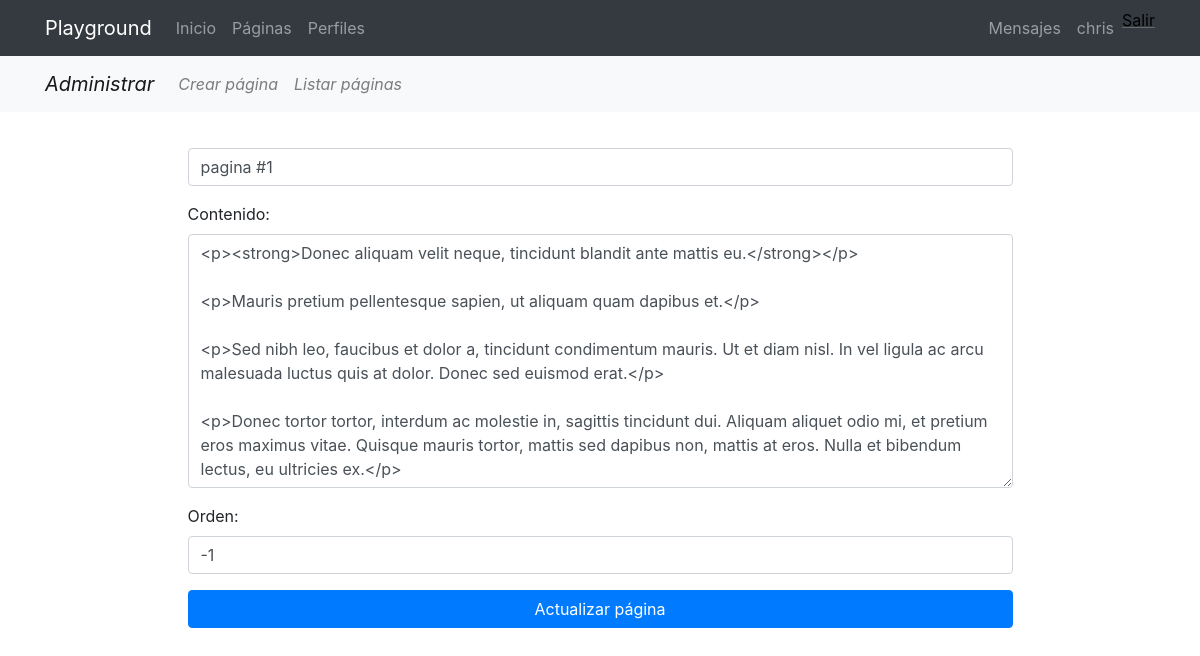
Screenshot of /pages/update/1 (signed in) with the database file from the repository.
### pages/models.py (models this page shows, shortened)
class Page(models.Model):
    title = models.CharField(verbose_name="Título", max_length=200)
    content = RichTextField(verbose_name="Contenido")
    order = models.SmallIntegerField(verbose_name="Orden", default=0)
    created = models.DateTimeField(auto_now_add=True, verbose_name="Fecha de creación")
    updated = models.DateTimeField(auto_now=True, verbose_name="Fecha de edición")
    class Meta:
        verbose_name = "página"
        verbose_name_plural = "páginas"
        ordering = ['order', 'title']

### pages/views.py (the view, shortened to what this page needs)
# urls.py: path('update/<int:pk>', PageUpdate.as_view(), name='update'),
@method_decorator(staff_member_required, name='dispatch')
class PageUpdate(StaffNecesarioMixin, UpdateView):
    model = Page
    form_class = PageForm
    template_name_suffix = "_update_form"

### pages/forms.py
class PageForm(forms.ModelForm):
    class Meta:
        model = Page
        fields = ['title', 'content', 'order']
        widgets = {
            'title': forms.TextInput(attrs={'class':'form-control', 'placeholder': 'Titulo'}),
            'content': forms.Textarea(attrs={'class':'form-control',}),
            'order': forms.NumberInput(attrs={'class':'form-control'}),
        }
        labels = {
            'title': '',
            'contenido': '',
        }

### pages/templates/pages/page_update_form.html (shortened to what this page needs)
{% extends 'core/base.html' %}
{% load static %}
{% block content %}
{% include 'pages/includes/_pages_menu.html'%}
<main role="main">
  <div class="container">
    <div class="row mt-3 mb-5">
      <div class="col-md-9 mx-auto">
        <div>
          <form action="" method="post">{% csrf_token %}
            <table>
              {{ form.as_p }}
            </table>
            <div class="text-center">
              <input type="submit" class="btn btn-primary btn-block" value="Actualizar página" />
            </div>
          </form>
        </div>
      </div>
    </div>
  </div>
</main>
{% endblock %}

### core/templates/core/base.html (shortened to what this page needs)
<!DOCTYPE html>
<html lang="es">
  <head>
    {% load static %}
    <link href="{% static 'core/vendor/bootstrap/css/bootstrap.min.css' %}" rel="stylesheet">
    <link href="{% static 'core/vendor/font-awesome/css/font-awesome.min.css' %}" rel="stylesheet" type="text/css">
    <link href="{% static 'core/css/main.css' %}" rel="stylesheet">
  </head>
  <body>
    <body>
      <nav class="navbar navbar-expand-lg navbar-dark bg-dark">
        <div class="container">
          <a class="navbar-brand" href="{% url 'home' %}">Playground</a>
          <div class="collapse navbar-collapse" id="ned">
            <ul class="navbar-nav mr-auto">
              <li class="nav-item">
                <a class="nav-link" href="{% url 'home' %}">Inicio</a>
              </li>
              <li class="nav-item">
                <a class="nav-link" href="{% url 'pages:pages' %}">Páginas</a>
              </li>
              <li class="nav-item">
                <a class="nav-link" href="{% url 'profiles:plist' %}">Perfiles</a>
              </li>
            </ul>
            <ul class="navbar-nav">
              {% if not request.user.is_authenticated %}
              <li class="nav-item">
                <a class="nav-link" href="{% url 'signup' %}">Registrarse</a>
              </li>
              <li class="nav-item">
                <a class="nav-link" href="{% url 'login' %}">Acceder</a>
              </li>
              {% else %}
              <li class="nav-item">
                <a class="nav-link" href="{% url 'messenger:hlist' %}">Mensajes</a>
              </li>
              <li class="nav-item">
                <a class="nav-link" href="{% url 'profile' %}">{{ request.user.username }}</a>
              </li>
              <li class="nav-item">
                <form id="logout-form" method="post" action="{% url 'logout' %}">
                  <button type="submit">Salir</button>
                </form>
              </li>
              {% endif %}
            </ul>
          </div>
        </div>
      </nav>
      {% block content %}{% endblock %}
  </body>
</html>

### core/static/core/css/main.css (style rules this page uses)
main { padding-top: 20px; }
:root { --jumbotron-padding-y: 3rem; }
#logout-form { display: inline; }
#logout-form button { background: none; border: none; cursor: pointer; padding: 0; text-decoration: underline; text-decoration-color: dimgrey; }

### rows the page displays
Page: title "pagina #1", content "<p><strong>Donec aliquam velit neque, tincidunt blandit ante mattis eu.</strong></p> <p>Mauris pretium pellentesque sapien, ut aliquam quam dapibus et.</p> <p>Sed nibh leo, faucibus et dolor a, tincidunt condimentum mauris. Ut et diam nisl. In vel ligula ac arcu malesuada luctus quis at dolor. Donec sed euismod erat.</p> <p>Donec tortor tortor, interdum ac molestie in, sagittis tincidunt dui. Aliquam aliquet odio mi, et pretium eros maximus vitae. Quisque mauris tortor, mattis sed dapibus non, mattis at eros. Nulla et bibendum lectus, eu ultricies ex.</p>", order "-1"

### other values shown
{{ request.user.username }} "chris"
